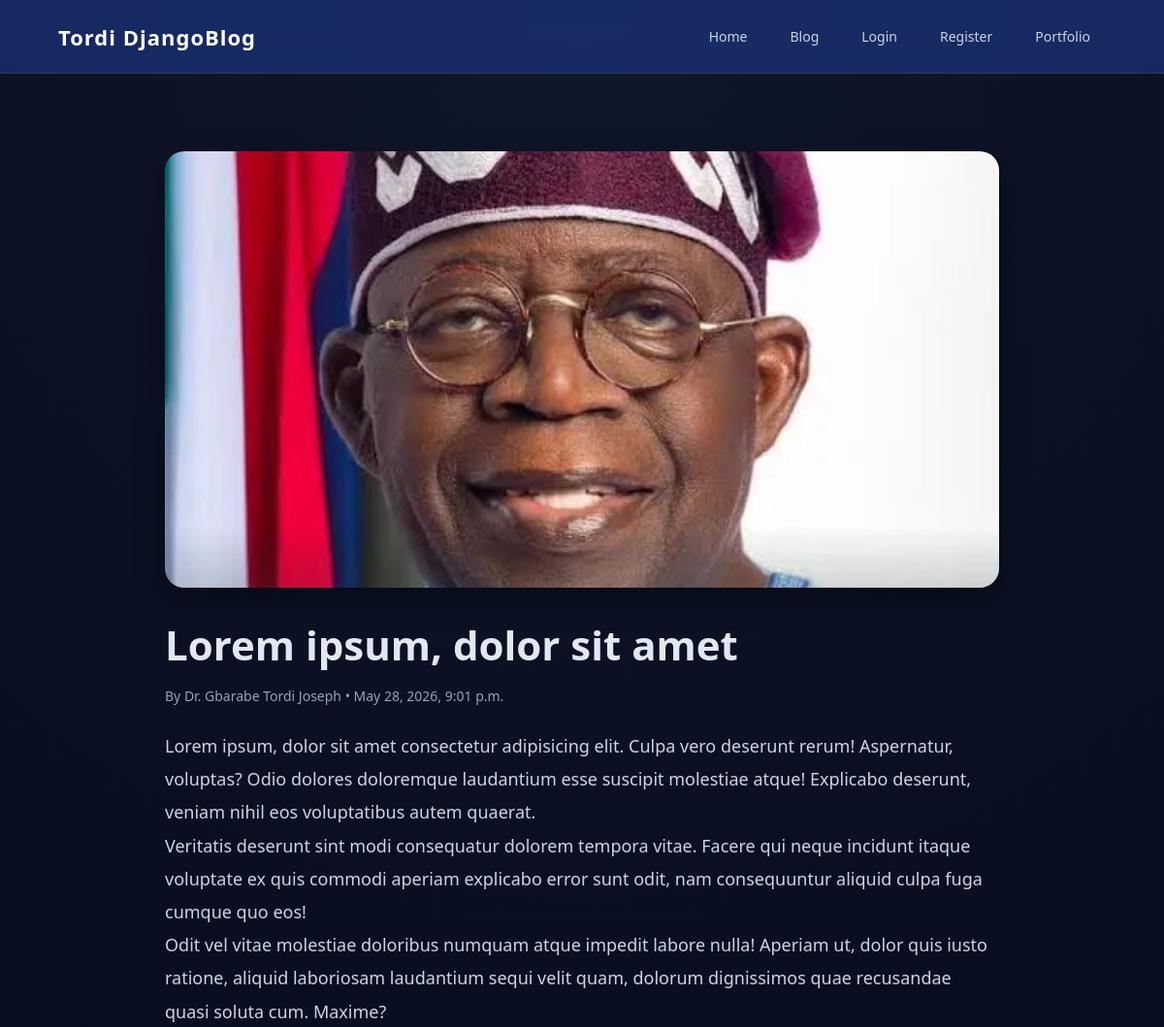
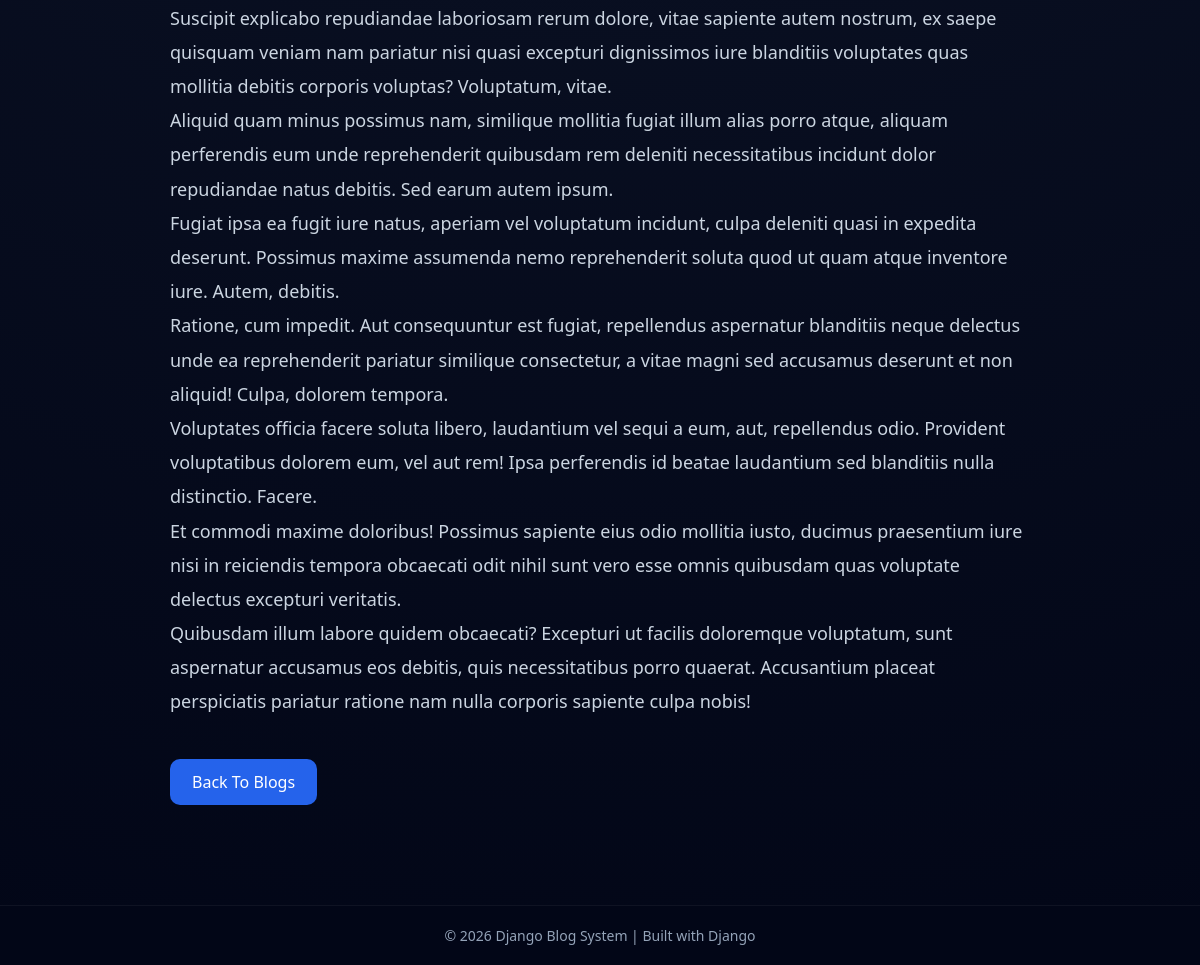
The app's page /blog/2/ with its own data (2 pictures, top to bottom).
### accounts/models.py (models this page shows, shortened)
class Blog(models.Model):
    title = models.CharField(max_length=300)
    image = models.ImageField(upload_to='blog_images/')
    content = models.TextField()
    author = models.CharField(max_length=100)
    created_at = models.DateTimeField(auto_now_add=True)

### accounts/views.py (the view)
# urls.py: path('blog/<int:id>/', views.blog_details, name='blog_details'),
def blog_details(request, id):
    single_blog = get_object_or_404(Blog, id=id)
    context = {
        'blog': single_blog
    }
    return render(request, 'blog_details.html', context)

### templates/blog_details.html (shortened to what this page needs)
{% extends 'base.html' %}
{% block content %}
<div class="content">
    <div class="hero">
        <img src="{{ blog.image.url }}" alt="{{ blog.title }}">
    </div>
    <h1>{{ blog.title }}</h1>
    <div class="blog-info">
        By {{ blog.author }} • {{ blog.created_at }}
    </div>
    <div class="blog-text">
        {{ blog.content|linebreaks }}
    </div>
    <a href="{% url 'blog' %}" class="back-btn">
        Back To Blogs
    </a>
</div>
{% endblock %}

### templates/base.html (style rules this page uses)
* { margin:0; padding:0; box-sizing:border-box; font-family:"Segoe UI", Arial, sans-serif; }
body { background: radial-gradient(circle at top, #0f172a, #020617); color:#e2e8f0; min-height:100vh; }

### templates/blog_details.html (style rules this page uses)
.hero { width:100%; height:450px; border-radius:20px; overflow:hidden; margin-bottom:30px; box-shadow:0 10px 30px rgba(0,0,0,0.4); }
.hero img { width:100%; height:100%; object-fit:cover; }
.content { max-width:900px; margin:auto; padding:20px; }
.content h1 { font-size:42px; margin-bottom:15px; }
.blog-info { color:#94a3b8; margin-bottom:25px; font-size:14px; }
.blog-text { color:#cbd5e1; font-size:18px; line-height:1.9; }
.back-btn { display:inline-block; margin-top:40px; padding:12px 22px; background:#2563eb; color:white; text-decoration:none; border-radius:10px; transition:0.3s; }

### records on screen
Blog: image (picture), title "Lorem ipsum, dolor sit amet", author "Dr. Gbarabe Tordi Joseph", created_at "May 28, 2026, 9:01 p.m.", content "Lorem ipsum, dolor sit amet consectetur adipisicing elit. Culpa vero deserunt rerum! Aspernatur, voluptas? Odio dolores doloremque laudantium esse suscipit molestiae atque! Explicabo deserunt, veniam nihil eos voluptatibus autem quaerat. Veritatis deserunt sint modi consequatur dolorem tempora vitae. Facere qui neque incidunt itaque voluptate ex quis commodi aperiam explicabo error sunt odit, nam consequuntur aliquid culpa fuga cumque quo eos! Odit vel vitae molestiae doloribus numquam atque impedit labore nulla! Aperiam ut, dolor quis iusto ratione, aliquid laboriosam laudantium sequi velit quam, dolorum dignissimos quae recusandae quasi soluta cum. Maxime? Suscipit explicabo repudiandae…"
